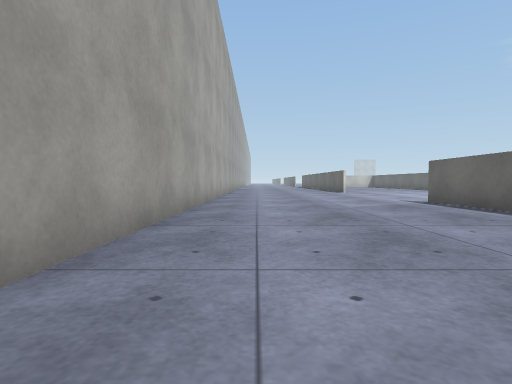
View 1 (above)

24 first-person views from a walk through a 3-D level made in the Unity game engine. The camera is 0.51 m above the floor, tilts 2° down and sees 80° across. The floor is counted in squares, 1 m on a side. Each view is taken from the middle of a square. On the plan, view 1 faces up. The plan holds only what a view shows up to about 9 squares ahead; the rest is blank. The place goes on beyond the plan. Surface patterns are stand-ins for the level's own textures.

View 2
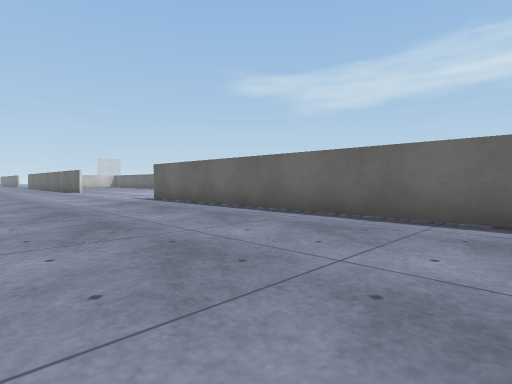

View 3
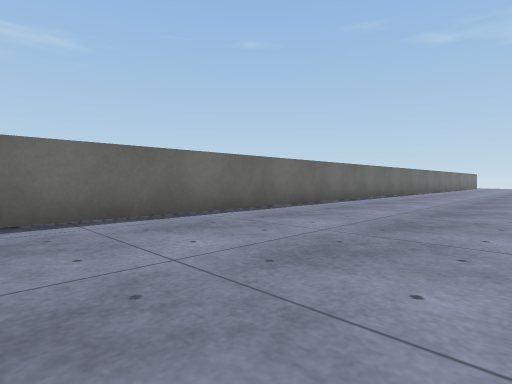

View 4
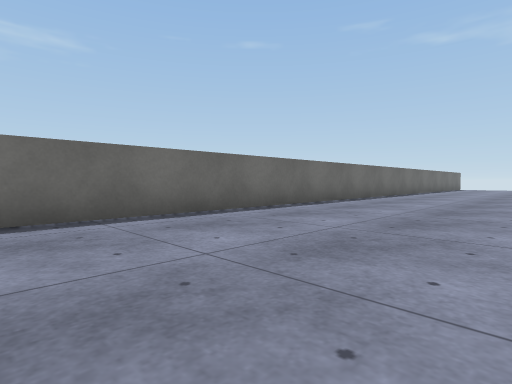

View 5
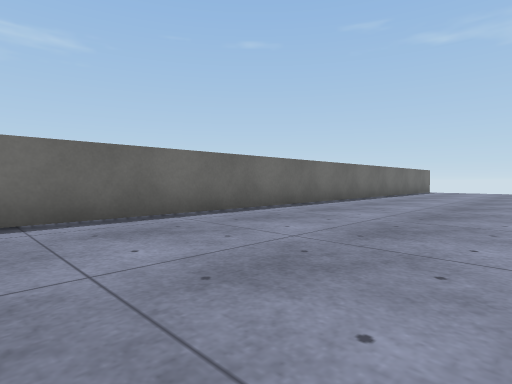

View 6
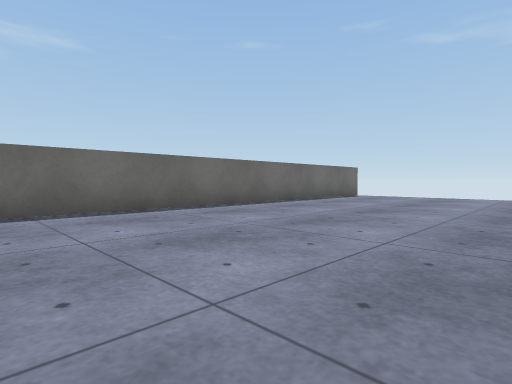

View 7
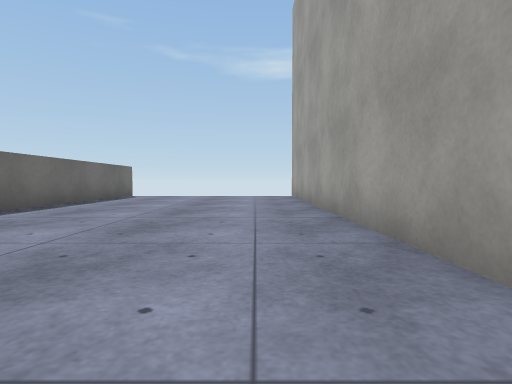

View 8
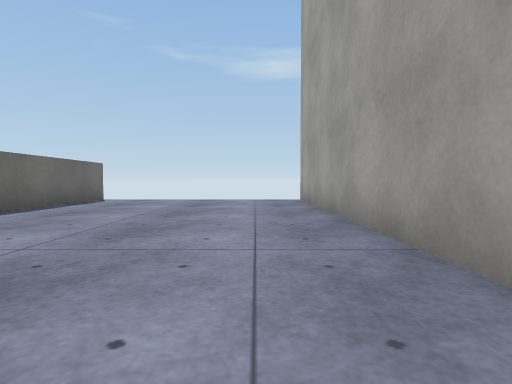

View 9
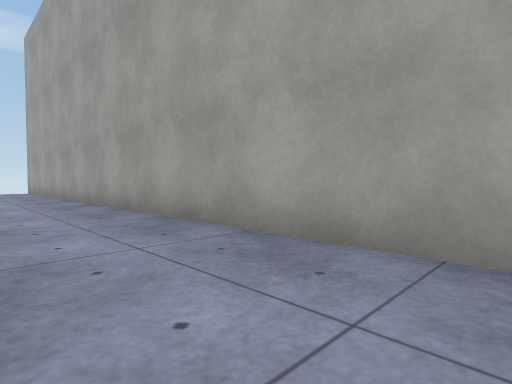

View 10
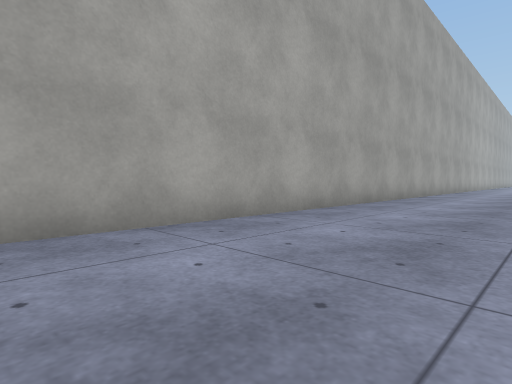

View 11
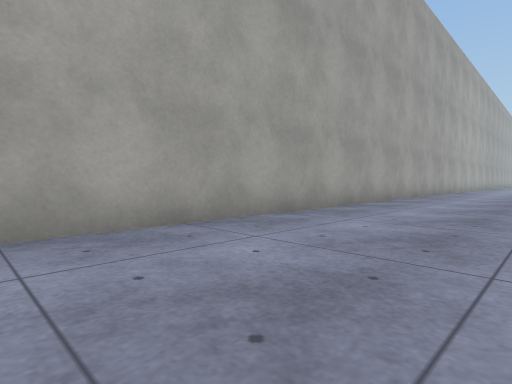

View 12
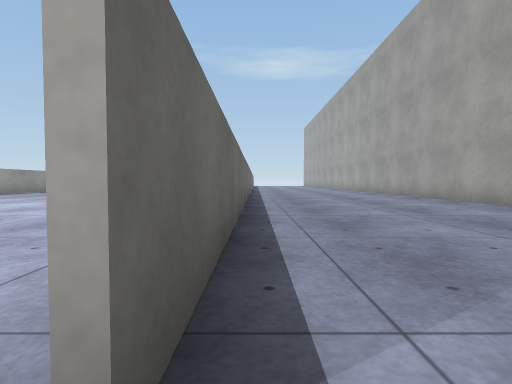

View 13
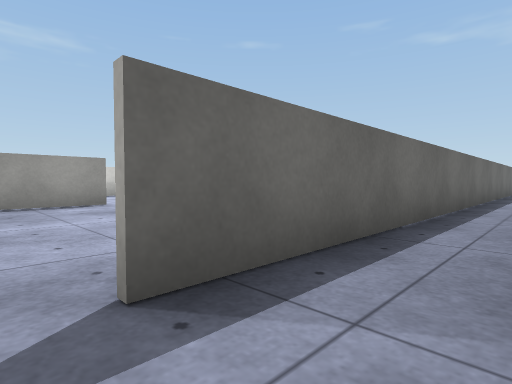

View 14
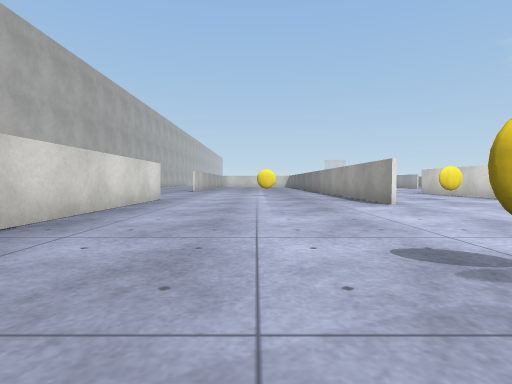

View 15
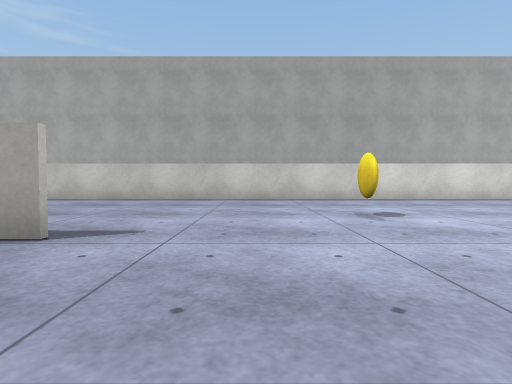

View 16
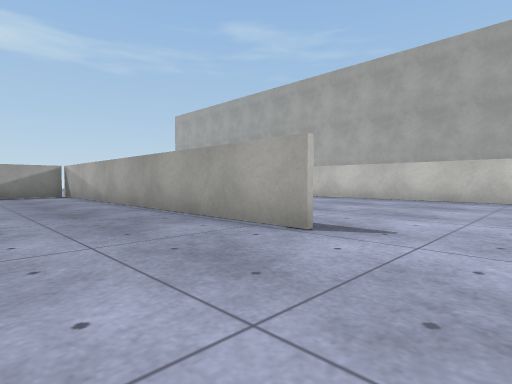

View 17
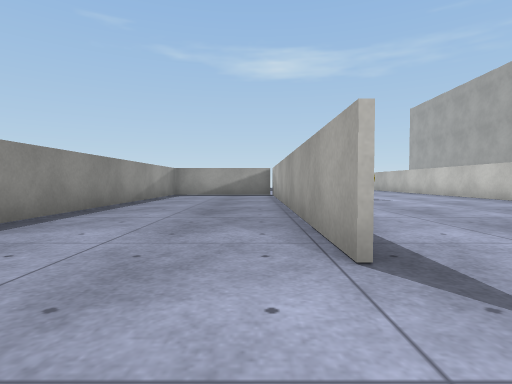

View 18
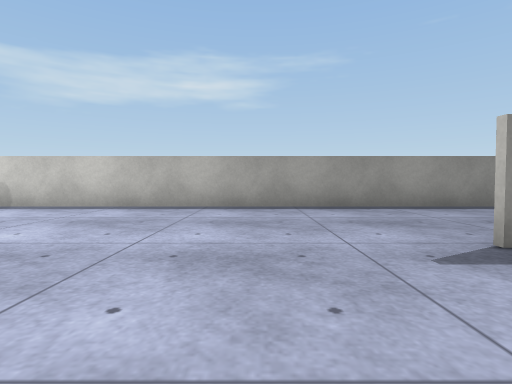

View 19
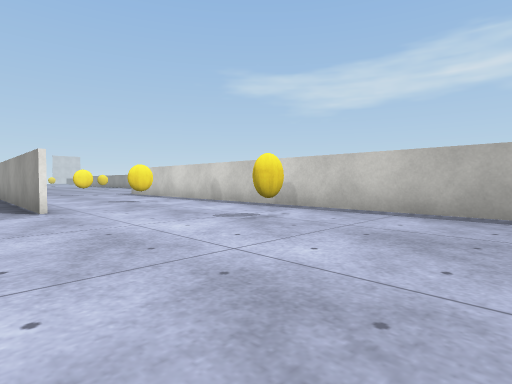

View 20
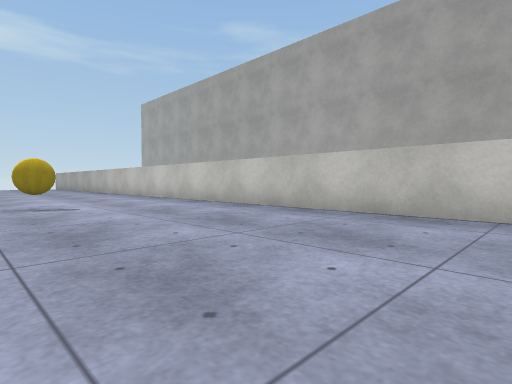

View 21
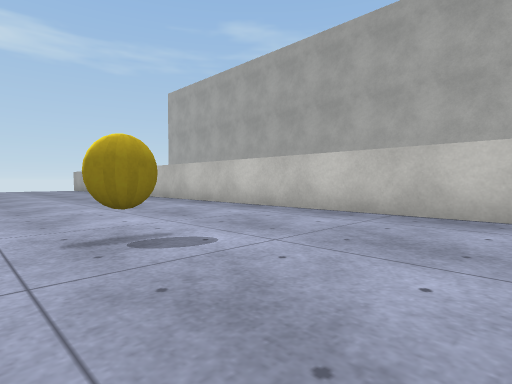

View 22
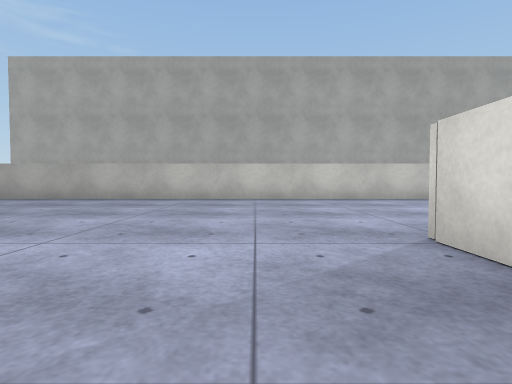

View 23
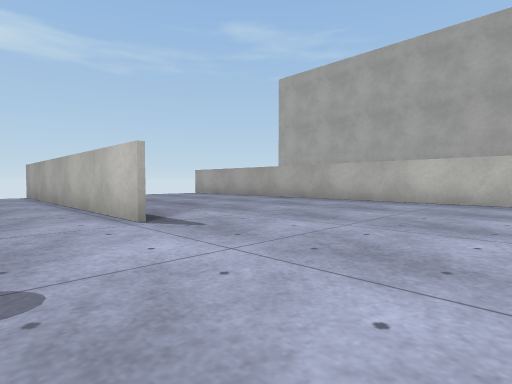

View 24
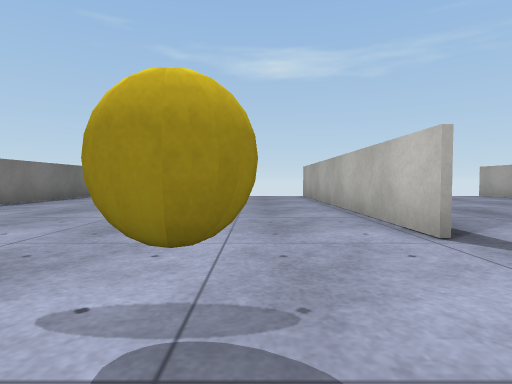

### Floor plan
Points are (right, up) in squares from view 1. A wall is a line through its corners. A room is listed if a view was taken in it or the views show most of it. See-through windows are left out.
Room 1 (views 1, 2, 3, 4, 5, 6, 7, 8, 9, 10, 11, 12, 13)
walls: (-1.2, 8.5) (-1.2, -25.4); (4.2, -25.5) (4.2, 7.6)
ways out: opening at (4, 8) to room 2
Room 2 (views 14, 15, 16, 17, 18, 19, 20, 21, 22, 23, 24)
walls: (14.1, -10) (14.1, 7.8); (11.2, -12.5) (10.2, -12.5); (10.4, -2.8) (10.4, -12.5); (10.4, -17.6) (10.4, -25.1); (17.6, -24) (17.6, -21.6); (9.9, 5.5) (9.9, 8.5); (4.3, 7.5) (4.3, -21.4)
ways out: opening at (4, 8) to room 1

Where each view was taken, in squares from view 1:
view 1: 0 up, 0 right, facing up
view 2: 1 down, 0 right, facing up-right
view 3: 1 up, 0 right, facing down-right
view 4: 4 down, 0 right, facing down-right
view 5: 10 down, 0 right, facing down-right
view 6: 15 down, 1 left, facing down-right
view 7: 15 down, 0 right, facing down
view 8: 17 down, 0 right, facing down
view 9: 10 down, 1 right, facing down-left
view 10: 12 down, 2 right, facing up-left
view 11: 9 down, 2 right, facing up-left
view 12: 8 up, 4 right, facing down
view 13: 8 up, 3 right, facing down-right
view 14: 1 down, 7 right, facing up
view 15: 1 down, 13 right, facing left
view 16: 1 down, 13 right, facing down-left
view 17: 1 down, 11 right, facing down
view 18: 1 down, 8 right, facing right
view 19: 0 up, 9 right, facing up-right
view 20: 3 down, 9 right, facing down-left
view 21: 7 down, 9 right, facing down-left
view 22: 14 down, 13 right, facing left
view 23: 14 down, 12 right, facing down-left
view 24: 15 down, 12 right, facing down
